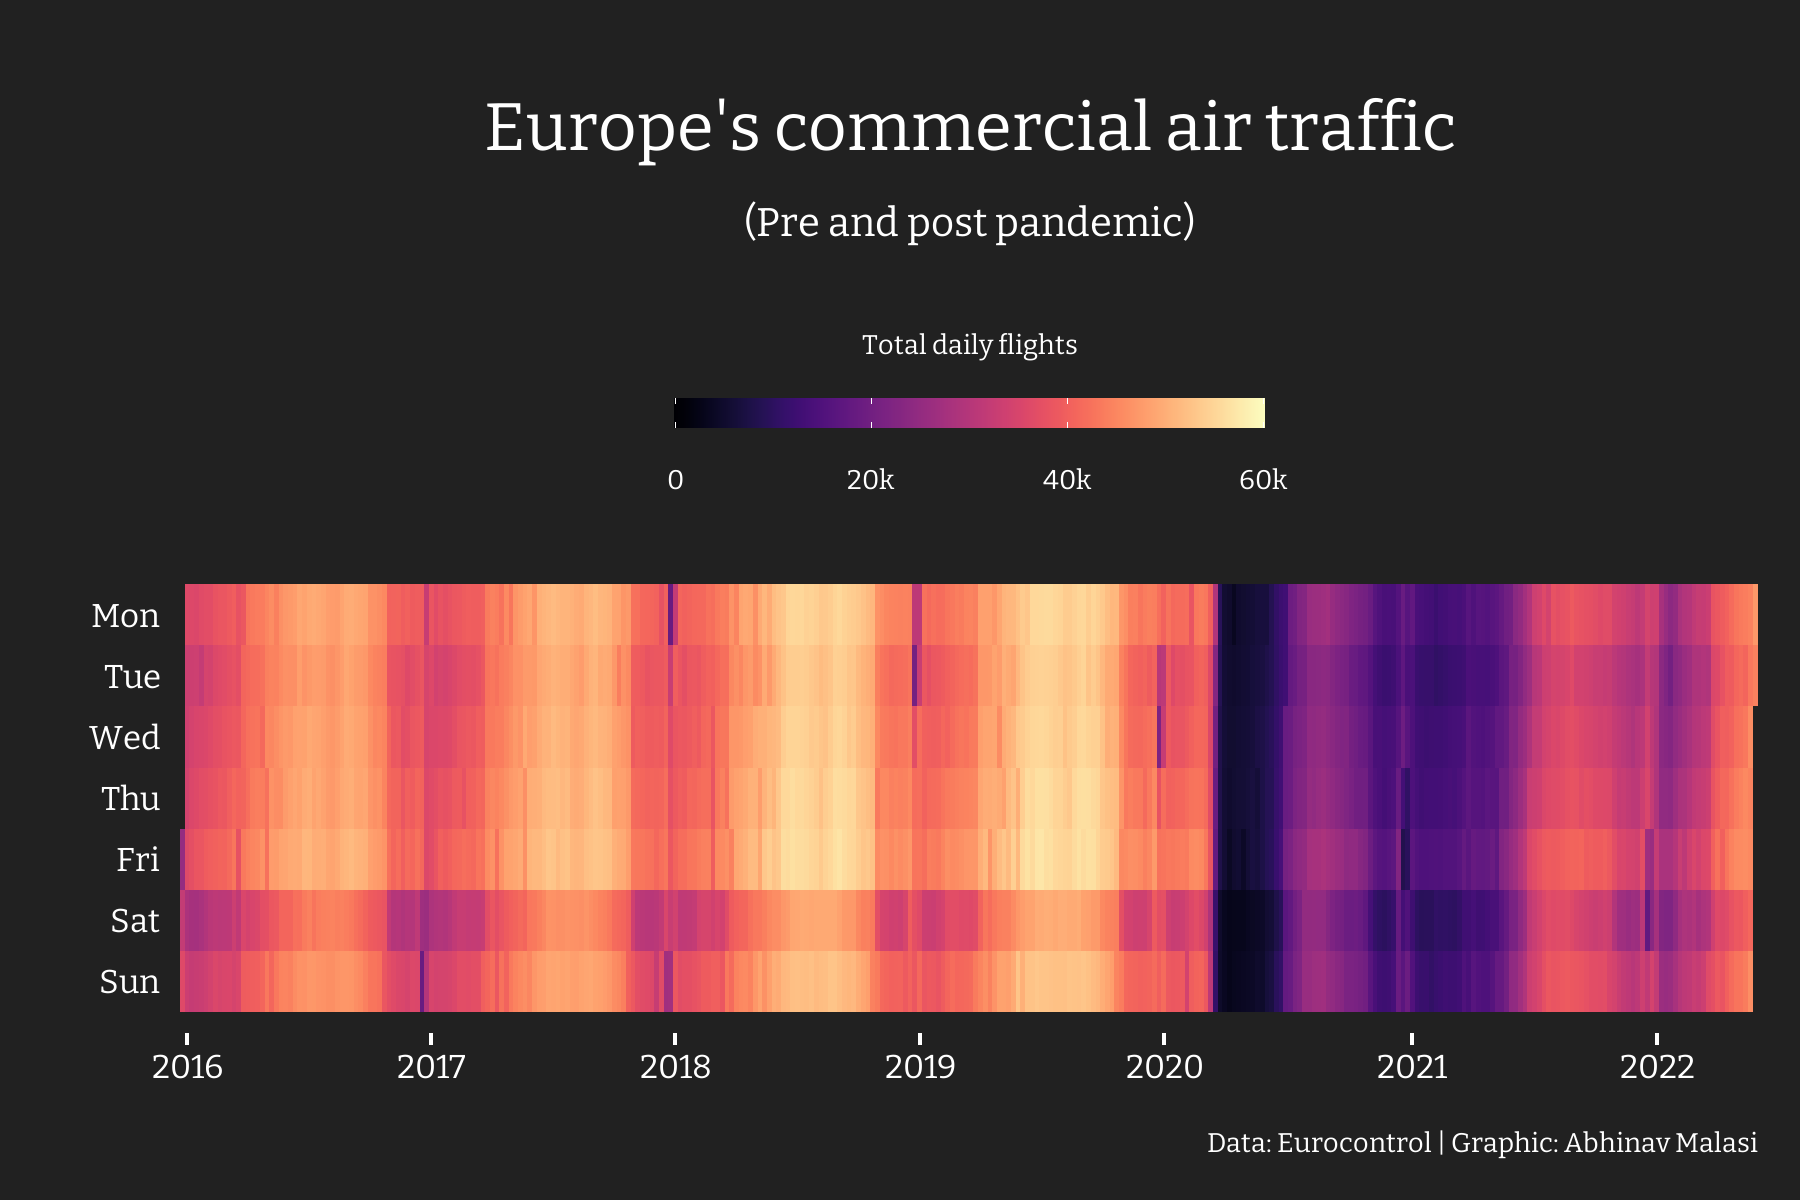

Write the R code that produced this figure.
setwd("~/R/TidyTuesday/2022/2022-07-12_EU_airlines")

library(tidyverse)
library(tidyr)
library(showtext)
library(ggforce)
library(ggtext)

showtext_auto()
text="Bitter"
sysfonts::font_families_google()
sysfonts::font_add_google(text,text)

flights <- readr::read_csv('https://raw.githubusercontent.com/rfordatascience/tidytuesday/master/data/2022/2022-07-12/flights.csv')


flights_EU <- flights %>% 
  mutate(YEAR = lubridate::isoyear(FLT_DATE), MONTH = lubridate::month(FLT_DATE)) %>%
  mutate(WEEK_DAY = lubridate::wday(FLT_DATE, week_start = 1)) %>%
  mutate(WEEK_NO = lubridate::isoweek(flights$FLT_DATE)) %>%
  mutate(YEAR_WEEK = str_c(YEAR,"-",sprintf("%02d", as.numeric(WEEK_NO))))%>%
  group_by(YEAR_WEEK,WEEK_DAY) %>% 
  summarise(TOTAL = sum(FLT_TOT_1))


bg = "#212121"

flights_EU %>% 
  ggplot(aes(YEAR_WEEK,WEEK_DAY)) + 
  geom_tile(aes(fill=TOTAL)) +
  scale_y_reverse(breaks = 1:7,
                  labels = c("Mon", "Tue", "Wed", "Thu", "Fri", "Sat", "Sun")) +
  scale_x_discrete(breaks = c("2016-01", "2017-01", "2018-01", "2019-01", "2020-01", "2021-01", "2022-01"), 
                   labels = 2016:2022) +
  xlab("") + ylab("") +
  labs(title = "Europe's commercial air traffic",
       subtitle = "(Pre and post pandemic)",
       caption = "Data: Eurocontrol | Graphic: Abhinav Malasi",
       fill = "Total daily flights") +
  #scale_fill_viridis_c()+
  viridis::scale_fill_viridis(option="magma", limits = c(0,60000),breaks = c(0,20000,40000,60000), labels = c("0","20k","40k","60k"))+
  guides(fill = guide_colorbar(title.position = "top")) +
  theme(plot.background = element_rect(fill=bg, color=bg),
        panel.background = element_rect(fill=bg, color=bg),
        panel.grid = element_blank(),
        plot.title = element_text(hjust = 0.5,size=50, margin = margin(t=10, b=10)),
        plot.subtitle = element_text(hjust = 0.5,size=30),
        plot.caption = element_text(size=20),
        legend.position = "top",
        legend.key.width = unit(1, "cm"),
        legend.key.height = unit(.25, "cm"),
        legend.background = element_rect(fill=bg, color=bg),
        legend.title = element_text(hjust = 0.5, size=20,margin = margin(t=10)),
        legend.text = element_text(size=20),
        axis.text = element_text(color="white", size=25),
        axis.ticks.y = element_blank(),
        axis.ticks.x = element_line(color = "white"),
        plot.margin = margin(c(15,10,10,15)),
        text = element_text(color="white",family = text))


ggsave("EU_flights.png",last_plot(),width=6, height = 4,units = "in")
